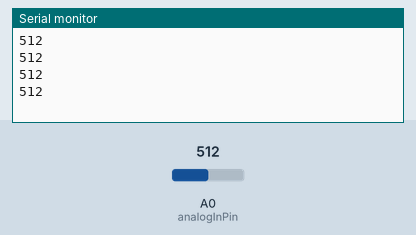
Simulated run of this sketch. Board: Arduino Uno, built with avr-gcc and run on an emulated ATmega328P. Parts: the last lines printed to the serial monitor. Inputs (shaded band) come from the test bench; at power-on: A0 (analogInPin) = 512.

Above: at 1.2 s.
1.3 s: A0 (analogInPin) set to 716
At 1.62 s:
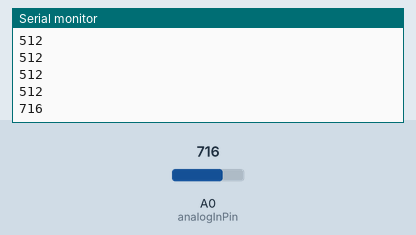
2.8 s: A0 (analogInPin) set to 900
At 2.83 s:
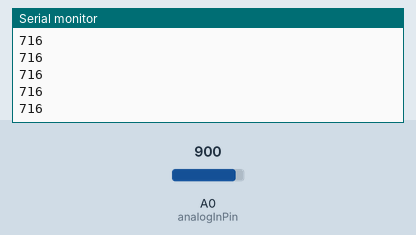
Timing chart, 0 to 5.8 s (numbered marks = the images above; inputs shaded):
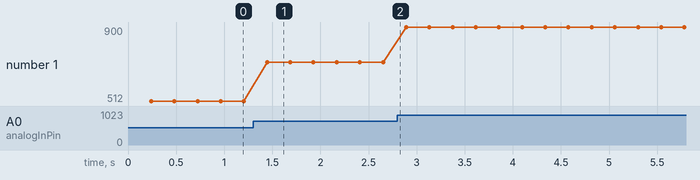

Measured:
- after the input at 1.3 s, the serial monitor: prints a new line after 0.15 s (image 1)
- plotted number 1: 512 → 716 after the input at 1.3 s, 716 → 900 after the input at 2.8 s

The sketch:

serial_every_240ms.ino
```cpp
int analogInPin = A0;
int sensorValue = 0;
int count=0;
void setup() {
  // Initializes Timer2 to throw an interrupt every 2mS.
  TCCR2A = 0x02;     // DISABLE PWM ON DIGITAL PINS 3 AND 11, AND GO INTO CTC MODE
  TCCR2B = 0x07;     // DON'T FORCE COMPARE, 1024 PRESCALER
  OCR2A = 0XFA;      // SET THE TOP OF THE COUNT TO 250 FOR 500Hz SAMPLE RATE
  TIMSK2 = 0x02;     // ENABLE INTERRUPT ON MATCH BETWEEN TIMER2 AND OCR2A
  sei();             // MAKE SURE GLOBAL INTERRUPTS ARE ENABLED
  Serial.begin(9600);
}

ISR(TIMER2_COMPA_vect){        // trig gered when Timer2 counts to 250(16 ms)
  count++;
  if(count==15)//send only after 240 ms.
  {
  count=0;
  cli();                                      // disable interrupts while we do this
  sensorValue = analogRead(analogInPin);
  Serial.println(sensorValue);
  sei();
  }
}

void loop() {
  // put your main code here, to run repeatedly:
  while(1);

}
```
